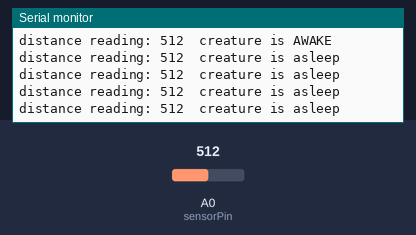
The sketch below on a simulated Arduino Mega 2560, built with avr-gcc and run on an emulated ATmega2560. Parts: the last lines printed to the serial monitor. Inputs (shaded band) come from the test bench; at power-on: A0 (sensorPin) = 512. The audio player accepts every command and is not drawn.

Above: at 3.8 s.
3.9 s: A0 (sensorPin) set to 159
At 4.34 s:
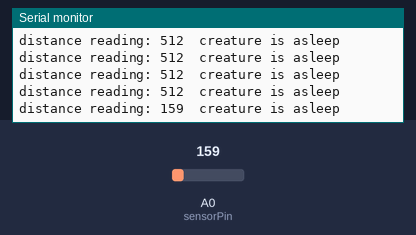
5.4 s: A0 (sensorPin) set to 139
At 5.86 s:
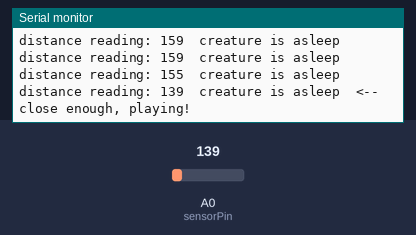
Timing chart, 0 to 8.4 s (numbered marks = the images above; inputs shaded):
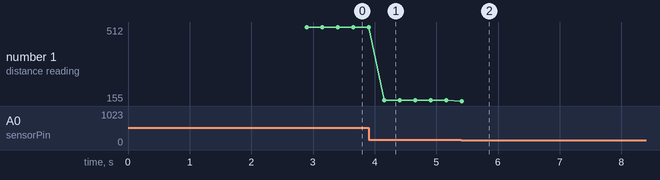

Measured:
- the behaviour switches between 150 and 149 on A0 (sensorPin) (found by bisection; images 1 and 2)
- after the input at 3.9 s, the serial monitor: prints a new line after 0.26 s (image 1)
- after the input at 5.4 s, the serial monitor: prints a new line at once (image 2)
- plotted number 1: 512 → 159 after the input at 3.9 s, 159 → 155 after the input at 5.4 s

The sketch:

debugger.ino
```cpp
/*
  Debugger for "It Speaks"

  Reports whether the MP3 player answered, and streams the distance
  sensor readings so you can pick your own threshold numbers.

  Open Tools > Serial Monitor and set the speed to 9600.
*/

#include <DFRobotDFPlayerMini.h>

DFRobotDFPlayerMini player;

const int sensorPin = A0;
const int wakeReading  = 150;   // smaller number = closer
const int resetReading = 220;

bool creatureAwake = false;
bool playerOK = false;

int readSensor() {
  long total = 0;
  for (int i = 0; i < 5; i++) {
    total += analogRead(sensorPin);
    delay(10);
  }
  return total / 5;
}

void setup() {
  Serial.begin(9600);
  Serial1.begin(9600);
  delay(2000);

  Serial.println("--- It Speaks: debugger ---");

  Serial.print("Talking to the MP3 player... ");
  playerOK = player.begin(Serial1);

  if (playerOK) {
    Serial.println("it answered.");
    player.volume(25);
    player.playMp3Folder(1);
    creatureAwake = true;
    Serial.println("Sent a play command. Watch for the blue light.");
  } else {
    Serial.println("no answer.");
    Serial.println("Check: are D0 and D1 swapped? Is the card seated?");
    Serial.println("Still reading the sensor below so you can test that part.");
  }

  Serial.println();
  Serial.println("Wave your hand at the sensor. Numbers should DROP as you get closer.");
  Serial.println();
}

void loop() {
  int reading = readSensor();

  Serial.print("distance reading: ");
  Serial.print(reading);
  Serial.print("\tcreature is ");
  Serial.print(creatureAwake ? "AWAKE " : "asleep");

  if (reading < wakeReading && !creatureAwake) {
    Serial.print("\t<-- close enough, playing!");
    if (playerOK) player.playMp3Folder(1);
    creatureAwake = true;
  }
  if (reading > resetReading) {
    creatureAwake = false;
  }

  Serial.println();
  delay(200);

  // Numbers never change?
  //   The sensor's signal wire is not reaching the Nano, or the
  //   sensor is not powered.
  //
  // Numbers change but it never says "playing"?
  //   Your thresholds do not match your numbers. Watch the readings
  //   and set wakeReading to something you actually see.
  //
  // It says AWAKE forever?
  //   resetReading is too high. Raise it above your resting number.
}
```
